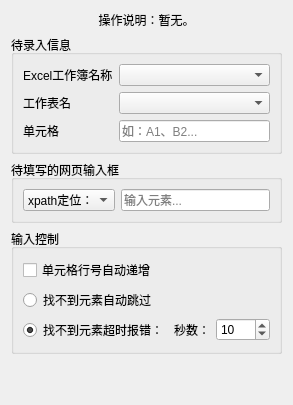
       <widget class="QWidget" name="tab_12">
        <attribute name="title">
         <string>网页录入</string>
        </attribute>
        <layout class="QVBoxLayout" name="verticalLayout_28">
         <item>
          <widget class="QLabel" name="label_94">
           <property name="sizePolicy">
            <sizepolicy hsizetype="Preferred" vsizetype="Preferred">
             <horstretch>0</horstretch>
             <verstretch>0</verstretch>
            </sizepolicy>
           </property>
           <property name="text">
            <string>操作说明：暂无。</string>
           </property>
           <property name="alignment">
            <set>Qt::AlignCenter</set>
           </property>
           <property name="wordWrap">
            <bool>false</bool>
           </property>
           <property name="margin">
            <number>0</number>
           </property>
           <property name="indent">
            <number>-1</number>
           </property>
           <property name="openExternalLinks">
            <bool>false</bool>
           </property>
          </widget>
         </item>
         <item>
          <widget class="QGroupBox" name="groupBox_5">
           <property name="title">
            <string>待录入信息</string>
           </property>
           <layout class="QVBoxLayout" name="verticalLayout_25">
            <item>
             <layout class="QGridLayout" name="gridLayout_14">
              <item row="0" column="0">
               <widget class="QLabel" name="label_23">
                <property name="text">
                 <string>Excel工作簿名称</string>
                </property>
               </widget>
              </item>
              <item row="0" column="1">
               <widget class="QComboBox" name="comboBox_20"/>
              </item>
              <item row="1" column="0">
               <widget class="QLabel" name="label_49">
                <property name="text">
                 <string>工作表名</string>
                </property>
               </widget>
              </item>
              <item row="1" column="1">
               <widget class="QComboBox" name="comboBox_23"/>
              </item>
              <item row="2" column="0">
               <widget class="QLabel" name="label_55">
                <property name="text">
                 <string>单元格</string>
                </property>
               </widget>
              </item>
              <item row="2" column="1">
               <widget class="QLineEdit" name="lineEdit_9">
                <property name="placeholderText">
                 <string>如：A1、B2...</string>
                </property>
               </widget>
              </item>
             </layout>
            </item>
           </layout>
          </widget>
         </item>
         <item>
          <widget class="QGroupBox" name="groupBox_6">
           <property name="title">
            <string>待填写的网页输入框</string>
           </property>
           <layout class="QVBoxLayout" name="verticalLayout_26">
            <item>
             <layout class="QGridLayout" name="gridLayout_15">
              <item row="0" column="0">
               <widget class="QComboBox" name="comboBox_24">
                <item>
                 <property name="text">
                  <string>xpath定位：</string>
                 </property>
                </item>
                <item>
                 <property name="text">
                  <string>元素ID：</string>
                 </property>
                </item>
                <item>
                 <property name="text">
                  <string>元素名称：</string>
                 </property>
                </item>
               </widget>
              </item>
              <item row="0" column="1">
               <widget class="QLineEdit" name="lineEdit_10">
                <property name="placeholderText">
                 <string>输入元素...</string>
                </property>
               </widget>
              </item>
             </layout>
            </item>
           </layout>
          </widget>
         </item>
         <item>
          <widget class="QGroupBox" name="groupBox_7">
           <property name="title">
            <string>输入控制</string>
           </property>
           <layout class="QVBoxLayout" name="verticalLayout_27">
            <item>
             <layout class="QGridLayout" name="gridLayout_16">
              <item row="2" column="0">
               <widget class="QRadioButton" name="radioButton_11">
                <property name="text">
                 <string>找不到元素超时报错：</string>
                </property>
                <property name="checked">
                 <bool>true</bool>
                </property>
               </widget>
              </item>
              <item row="2" column="1">
               <widget class="QLabel" name="label_56">
                <property name="text">
                 <string>秒数：</string>
                </property>
               </widget>
              </item>
              <item row="2" column="2">
               <widget class="QSpinBox" name="spinBox_8">
                <property name="minimum">
                 <number>1</number>
                </property>
                <property name="maximum">
                 <number>9999</number>
                </property>
                <property name="value">
                 <number>10</number>
                </property>
               </widget>
              </item>
              <item row="0" column="0" colspan="3">
               <widget class="QCheckBox" name="checkBox_6">
                <property name="text">
                 <string>单元格行号自动递增</string>
                </property>
               </widget>
              </item>
              <item row="1" column="0" colspan="3">
               <widget class="QRadioButton" name="radioButton_10">
                <property name="text">
                 <string>找不到元素自动跳过</string>
                </property>
               </widget>
              </item>
             </layout>
            </item>
           </layout>
          </widget>
         </item>
         <item>
          <spacer name="verticalSpacer_21">
           <property name="orientation">
            <enum>Qt::Vertical</enum>
           </property>
           <property name="sizeHint" stdset="0">
            <size>
             <width>20</width>
             <height>40</height>
            </size>
           </property>
          </spacer>
         </item>
        </layout>
       </widget>
